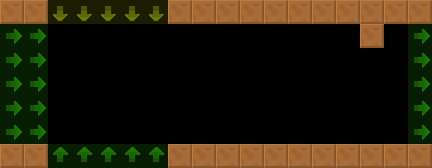

Below is a game level as drawn by its tile map, then a one-line description and the .tmx that defines it (tile-layer data replaced by summaries):
An orthogonal 18x7 tile map with 24x24 px tiles, 2 tile layers (col, lnk), 2 tilesets and 4 objects (DisableDecorator, Examinable, SinglePressurePlate, TriggeredDoor).

<map version="1.4" tiledversion="1.4.2" orientation="orthogonal" renderorder="right-down" width="18" height="7" tilewidth="24" tileheight="24" infinite="0" nextlayerid="4" nextobjectid="8">
 <tileset firstgid="6" source="../../lnk.tsx" />
 <tileset firstgid="1" source="../../col.tsx" />
 <layer id="1" name="col" width="18" height="7">
  <data>[126 cells, 27 non-empty, 1 distinct tile ids]</data>
 </layer>
 <layer id="2" name="lnk" width="18" height="7" opacity="0.5">
  <data>[126 cells, 25 non-empty, 3 distinct tile ids]</data>
 </layer>
 <objectgroup id="3" name="markers" opacity="0.5">
  <object id="1" name="DisableDecorator" type="DisableDecorator" x="24" y="24" width="384" height="120">
   <properties>
    <property name="yr" value="0" />
    <property name="xr" value="0" />
   </properties>
  </object>
  <object id="2" name="Examinable" type="Examinable" x="216" y="96" width="24" height="24">
   <properties>
    <property name="yr" value="0" />
    <property name="xr" value="0" />
    <property name="customId" value="sign" />
   </properties>
  </object>
  <object id="3" name="SinglePressurePlate" type="SinglePressurePlate" x="312" y="120" width="24" height="24">
   <properties>
    <property name="yr" value="0" />
    <property name="xr" value="0" />
   </properties>
  </object>
  <object id="4" name="TriggeredDoor" type="TriggeredDoor" x="360" y="120" width="24" height="24">
   <properties>
    <property name="yr" value="0" />
    <property name="xr" value="0" />
   </properties>
  </object>
 </objectgroup>
</map>
